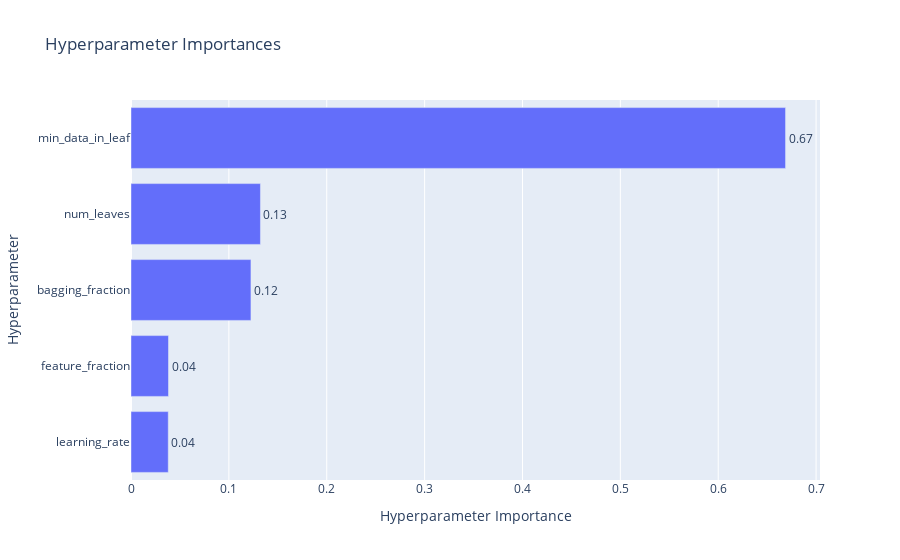

The notebook cell this image was saved under:
### Code cell
plot_param_importances(study)

### Figure 1 — Plotly figure (JSON) as saved in the notebook; plotly's stock layout.template omitted (floating-point values rounded to 4 significant figures)
{"data": [{"cliponaxis": false, "hovertemplate": ["learning_rate (FloatDistribution): 0.038074151093150314<extra></extra>", "feature_fraction (FloatDistribution): 0.03831412955763649<extra></extra>", "bagging_fraction (FloatDistribution): 0.12254876583867454<extra></extra>", "num_leaves (IntDistribution): 0.1322618959467049<extra></extra>", "min_data_in_leaf (IntDistribution): 0.6688010575638338<extra></extra>"], "name": "Objective Value", "orientation": "h", "text": ["0.04", "0.04", "0.12", "0.13", "0.67"], "textposition": "outside", "type": "bar", "x": [0.03807, 0.03831, 0.1225, 0.1323, 0.6688], "y": ["learning_rate", "feature_fraction", "bagging_fraction", "num_leaves", "min_data_in_leaf"]}], "layout": {"title": {"text": "Hyperparameter Importances"}, "xaxis": {"title": {"text": "Hyperparameter Importance"}}, "yaxis": {"title": {"text": "Hyperparameter"}}}}
